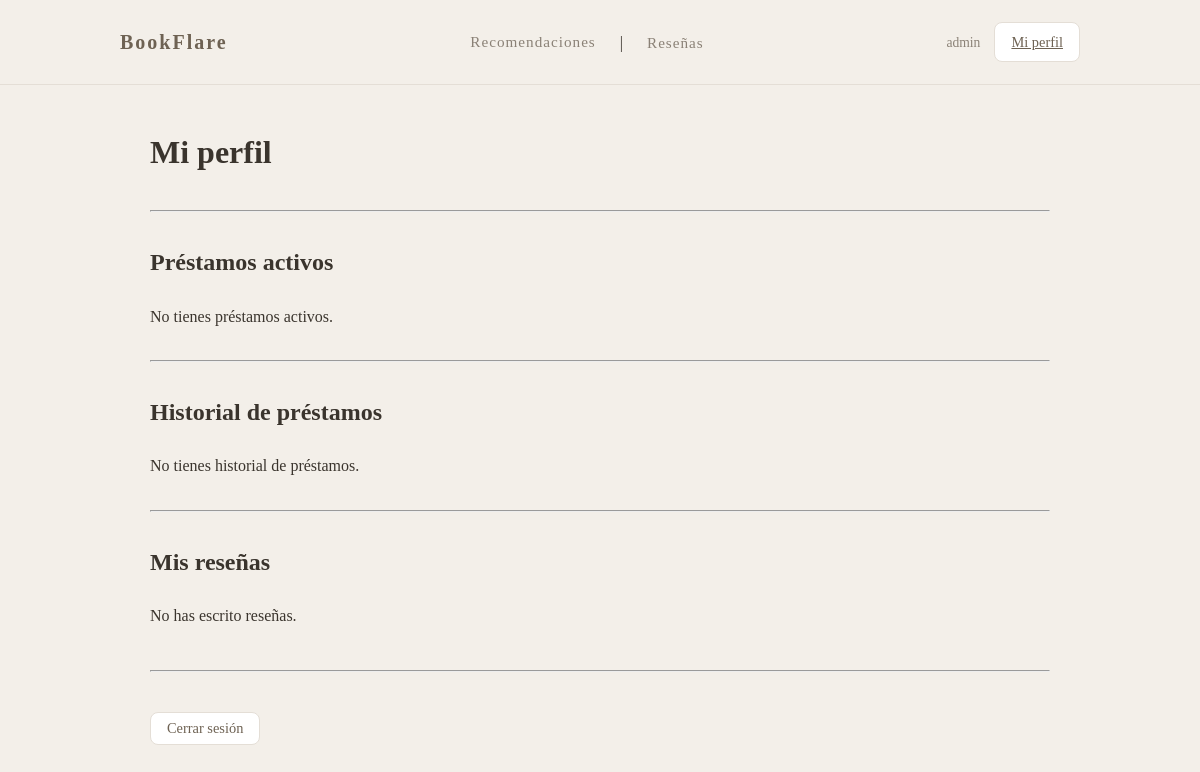
Before: /perfil/ (signed in) with the older database file.
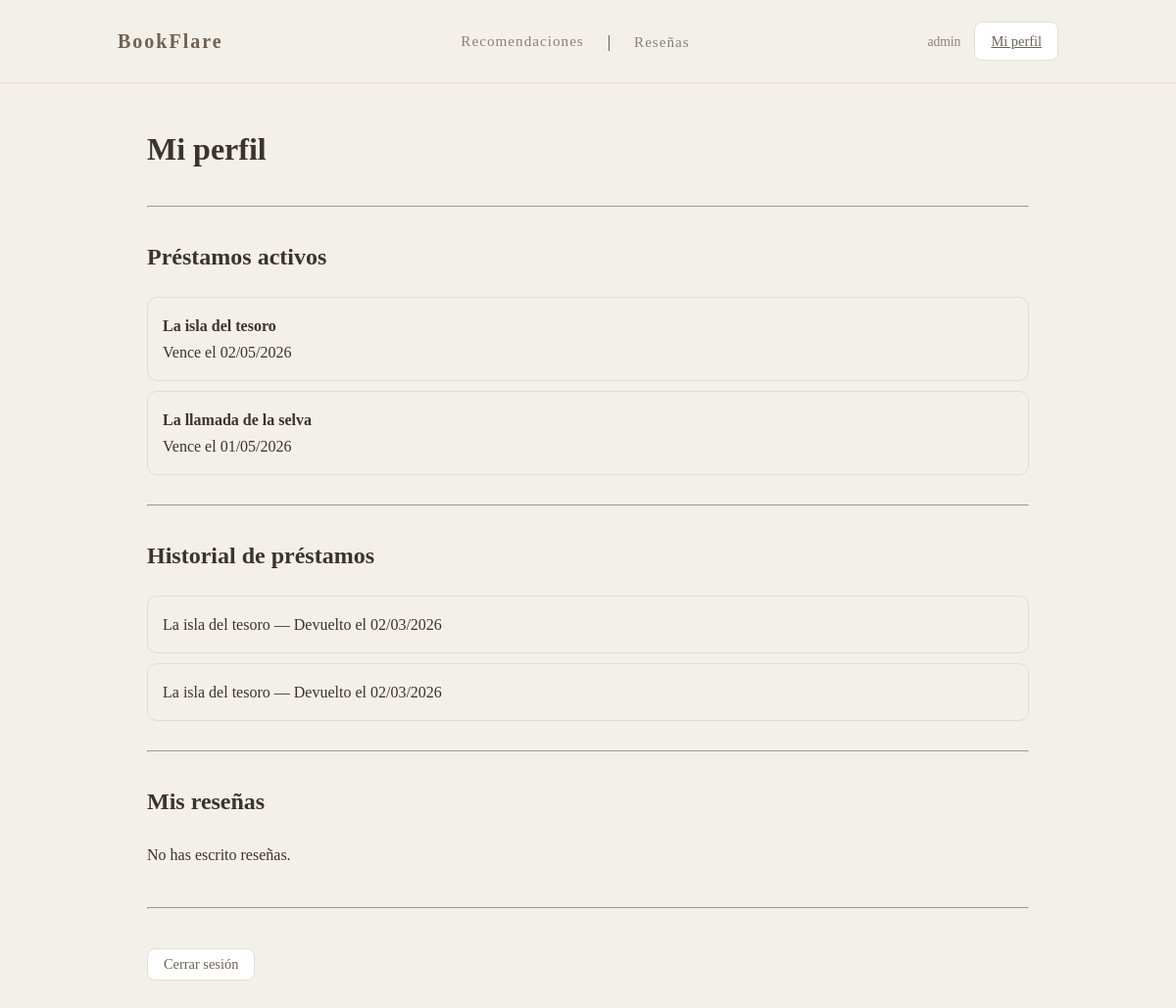
After: the same page with the newer database file.
### books/models.py (models this page shows, shortened)
class Prestamo(models.Model):
    class Estado(models.TextChoices):
        ACTIVO = "ACTIVO", "Leyendo"
        FINALIZADO = "FINALIZADO", "Devuelto"
        CADUCADO = "CADUCADO", "Caducado"
    usuario = models.ForeignKey(CustomUser, on_delete=models.CASCADE, related_name="prestamos")
    inventario = models.ForeignKey(Inventario, on_delete=models.CASCADE, related_name="prestamos_activos")
    fecha_inicio = models.DateTimeField(auto_now_add=True)
    fecha_vencimiento = models.DateTimeField(editable=False)
    fecha_devolucion = models.DateTimeField(null=True, blank=True)
    estado = models.CharField(max_length=20, choices=Estado.choices, default=Estado.ACTIVO)
    class Meta:
        verbose_name = "Préstamo"
        ordering = ["-fecha_inicio"] #muestra los préstamos más recientes primero

class Inventario(models.Model):
    biblioteca = models.ForeignKey(Biblioteca, on_delete=models.CASCADE, related_name="inventario")
    libro = models.ForeignKey(Libro, on_delete=models.CASCADE, related_name="inventario_disponible")
    licencias_totales = models.PositiveIntegerField(default=1)
    licencias_ocupadas = models.PositiveIntegerField(default=0)
    class Meta:
        verbose_name = "Inventario de Licencias"
        unique_together = ('biblioteca', 'libro')

class Libro(models.Model):
    isbn = models.CharField(max_length=13, primary_key=True)
    titulo = models.CharField(max_length=200)
    autor = models.CharField(max_length=100)
    genero = models.CharField(max_length=50) #permitirá filtrar por categorías en el frontend
    descripcion = models.TextField(blank=True)
    anio = models.PositiveIntegerField()
    portada = models.ImageField(upload_to='portadas/', blank=True)
    archivo_digital = models.FileField(upload_to='libros_digitales/', help_text="Archivo del libro (.pdf, .html, etc)")
    visitas_totales = models.PositiveIntegerField(default=0)
    class Meta:
        verbose_name = "Libro Digital"
        verbose_name_plural = "Libros Digitales"
        ordering = ["-visitas_totales"] #orden predeterminado: primero los más populares

### books/views.py (the view)
# urls.py: path("perfil/", views.perfil, name="perfil"),
@login_required
def perfil(request):
    prestamos_activos = request.user.prestamos.filter(
        estado=Prestamo.Estado.ACTIVO
    )
    prestamos_finalizados = request.user.prestamos.filter(
        estado=Prestamo.Estado.FINALIZADO
    )
    resenas = Reseña.objects.filter(
        usuario=request.user
    ).select_related("libro")
    return render(request, "books/perfil.html", {
        "prestamos_activos": prestamos_activos,
        "prestamos_finalizados": prestamos_finalizados,
        "resenas": resenas
    })

### books/templates/books/perfil.html (shortened to what this page needs)
{% extends "base.html" %}
{% block content %}
<div style="max-width:900px; margin:40px auto;">
    <h1>Mi perfil</h1>
    <hr style="margin:30px 0;">
    <h2>Préstamos activos</h2>
    {% if prestamos_activos %}
        {% for p in prestamos_activos %}
            <div style="padding:15px; margin-bottom:10px; border:1px solid #ddd; border-radius:10px;">
                <strong>{{ p.inventario.libro.titulo }}</strong><br>
                Vence el {{ p.fecha_vencimiento|date:"d/m/Y" }}
            </div>
        {% endfor %}
    {% else %}
        <p>No tienes préstamos activos.</p>
    {% endif %}
    <hr style="margin:30px 0;">
    <h2>Historial de préstamos</h2>
    {% if prestamos_finalizados %}
        {% for p in prestamos_finalizados %}
            <div style="padding:15px; margin-bottom:10px; border:1px solid #ddd; border-radius:10px;">
                {{ p.inventario.libro.titulo }} — Devuelto el {{ p.fecha_devolucion|date:"d/m/Y" }}
            </div>
        {% endfor %}
    {% else %}
        <p>No tienes historial de préstamos.</p>
    {% endif %}
    <hr style="margin:30px 0;">
    <h2>Mis reseñas</h2>
    {% if resenas %}
        {% for r in resenas %}
            <div style="padding:15px; margin-bottom:10px; border:1px solid #ddd; border-radius:10px;">
                <strong>{{ r.libro.titulo }}</strong><br>
                ⭐ {{ r.rating }}/5
                {% if r.comentario %}
                    <p>{{ r.comentario }}</p>
                {% endif %}
            </div>
        {% endfor %}
    {% else %}
        <p>No has escrito reseñas.</p>
    {% endif %}
    <hr style="margin:40px 0;">
    <form method="post" action="{% url 'logout' %}">
        <button class="btn btn--outline-danger">Cerrar sesión</button>
    </form>
</div>
{% endblock %}

Changed rows visible on the page:
added Prestamo: inventario.libro.titulo "La isla del tesoro", fecha_vencimiento "02/05/2026", shown under "Préstamos activos"
added Prestamo: inventario.libro.titulo "La llamada de la selva", fecha_vencimiento "01/05/2026", shown under "Préstamos activos"
added Prestamo: inventario.libro.titulo "La isla del tesoro", fecha_devolucion "02/03/2026", shown under "Historial de préstamos"
added Prestamo: inventario.libro.titulo "La isla del tesoro", fecha_devolucion "02/03/2026", shown under "Historial de préstamos"
Other visible differences:
text no longer shown: "No tienes préstamos activos. No tienes historial de préstamos."
